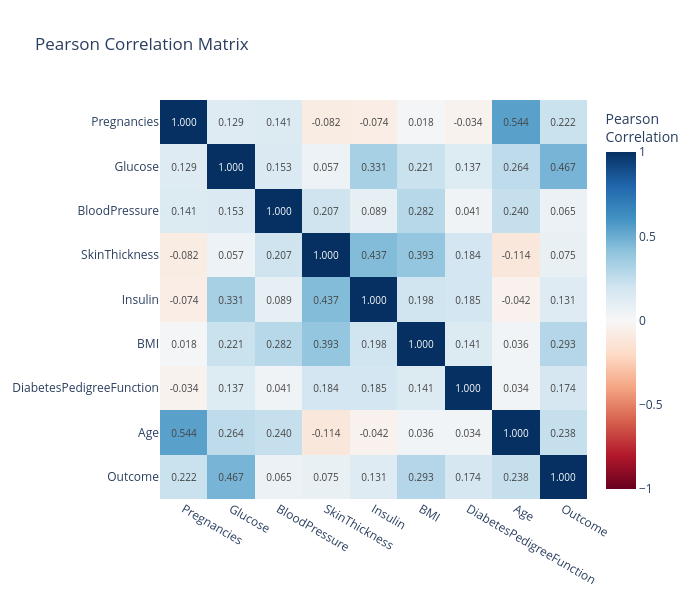

This figure's notebook cell:
### Markdown cell above
### 4.1 Correlation heatmap — full matrix or against a target

### Code cell
ps.corr_heatmap(df_diabetes)

### Figure 1 — Plotly figure (JSON) as saved in the notebook; plotly's stock layout.template omitted (floating-point values rounded to 4 significant figures)
{"data": [{"colorbar": {"title": {"text": "Pearson<br>Correlation"}}, "colorscale": [[0.0, "rgb(103,0,31)"], [0.1, "rgb(178,24,43)"], [0.2, "rgb(214,96,77)"], [0.3, "rgb(244,165,130)"], [0.4, "rgb(253,219,199)"], [0.5, "rgb(247,247,247)"], [0.6, "rgb(209,229,240)"], [0.7, "rgb(146,197,222)"], [0.8, "rgb(67,147,195)"], [0.9, "rgb(33,102,172)"], [1.0, "rgb(5,48,97)"]], "hovertemplate": "<b>%{y}</b> vs <b>%{x}</b><br>Pearson Correlation: %{z:.3f}<extra></extra>", "text": [["1.000", "0.129", "0.141", "-0.082", "-0.074", "0.018", "-0.034", "0.544", "0.222"], ["0.129", "1.000", "0.153", "0.057", "0.331", "0.221", "0.137", "0.264", "0.467"], ["0.141", "0.153", "1.000", "0.207", "0.089", "0.282", "0.041", "0.240", "0.065"], ["-0.082", "0.057", "0.207", "1.000", "0.437", "0.393", "0.184", "-0.114", "0.075"], ["-0.074", "0.331", "0.089", "0.437", "1.000", "0.198", "0.185", "-0.042", "0.131"], ["0.018", "0.221", "0.282", "0.393", "0.198", "1.000", "0.141", "0.036", "0.293"], ["-0.034", "0.137", "0.041", "0.184", "0.185", "0.141", "1.000", "0.034", "0.174"], ["0.544", "0.264", "0.240", "-0.114", "-0.042", "0.036", "0.034", "1.000", "0.238"], ["0.222", "0.467", "0.065", "0.075", "0.131", "0.293", "0.174", "0.238", "1.000"]], "textfont": {"size": 10}, "texttemplate": "%{text}", "type": "heatmap", "x": ["Pregnancies", "Glucose", "BloodPressure", "SkinThickness", "Insulin", "BMI", "DiabetesPedigreeFunction", "Age", "Outcome"], "y": ["Pregnancies", "Glucose", "BloodPressure", "SkinThickness", "Insulin", "BMI", "DiabetesPedigreeFunction", "Age", "Outcome"], "z": [[1.0, 0.1295, 0.1413, -0.08167, -0.07353, 0.01768, -0.03352, 0.5443, 0.2219], [0.1295, 1.0, 0.1526, 0.05733, 0.3314, 0.2211, 0.1373, 0.2635, 0.4666], [0.1413, 0.1526, 1.0, 0.2074, 0.08893, 0.2818, 0.04126, 0.2395, 0.06507], [-0.08167, 0.05733, 0.2074, 1.0, 0.4368, 0.3926, 0.1839, -0.114, 0.07475], [-0.07353, 0.3314, 0.08893, 0.4368, 1.0, 0.1979, 0.1851, -0.04216, 0.1305], [0.01768, 0.2211, 0.2818, 0.3926, 0.1979, 1.0, 0.1406, 0.03624, 0.2927], [-0.03352, 0.1373, 0.04126, 0.1839, 0.1851, 0.1406, 1.0, 0.03356, 0.1738], [0.5443, 0.2635, 0.2395, -0.114, -0.04216, 0.03624, 0.03356, 1.0, 0.2384], [0.2219, 0.4666, 0.06507, 0.07475, 0.1305, 0.2927, 0.1738, 0.2384, 1.0]], "zmax": 1, "zmid": 0, "zmin": -1}], "layout": {"height": 600, "title": {"text": "Pearson Correlation Matrix"}, "width": 700, "xaxis": {"side": "bottom"}, "yaxis": {"autorange": "reversed"}}}
